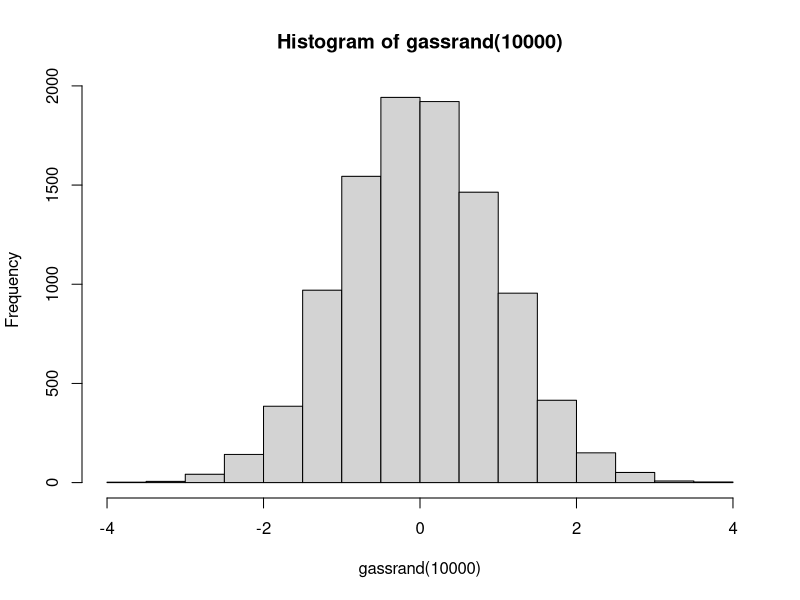
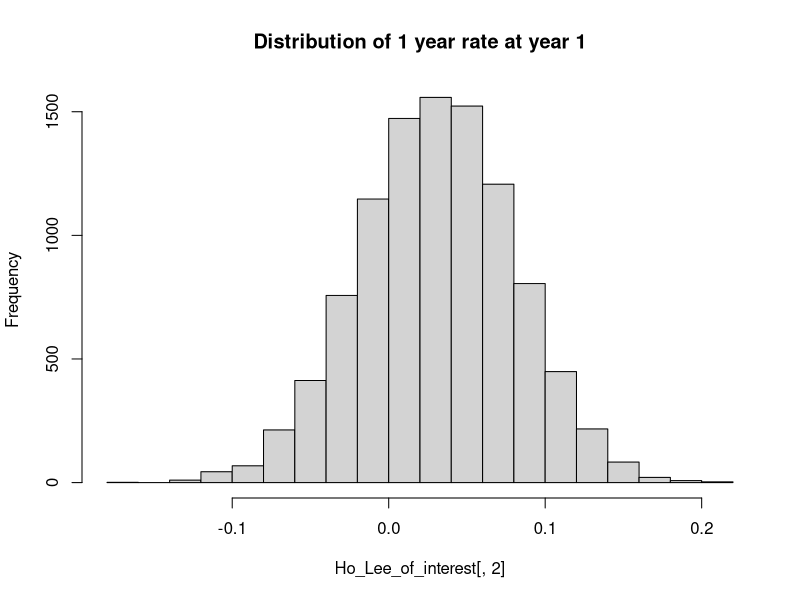
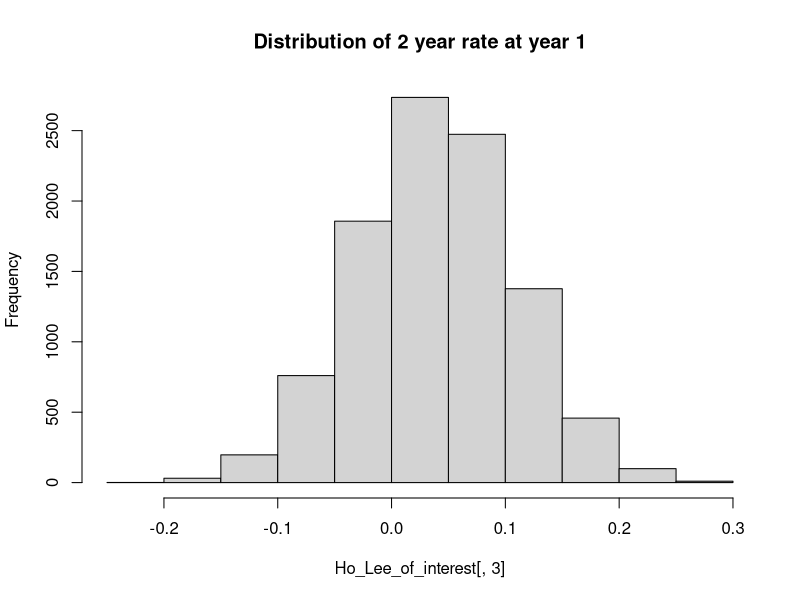
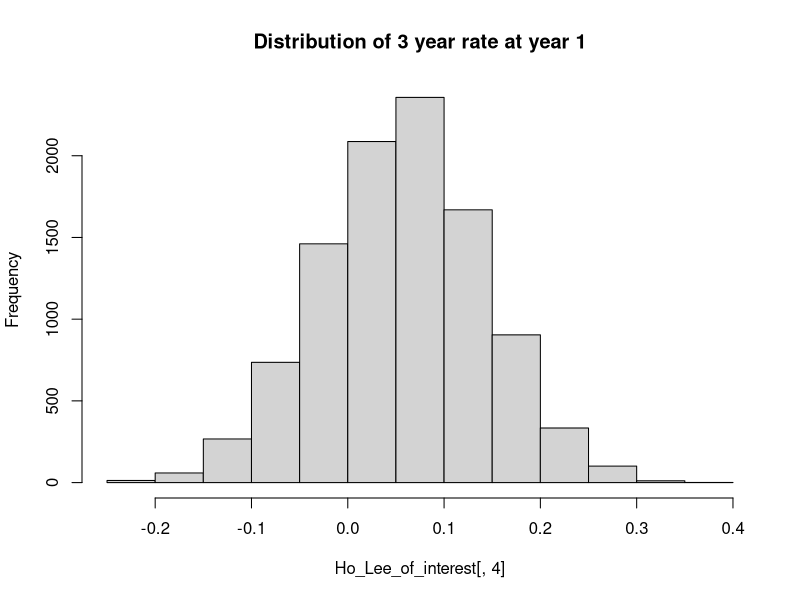
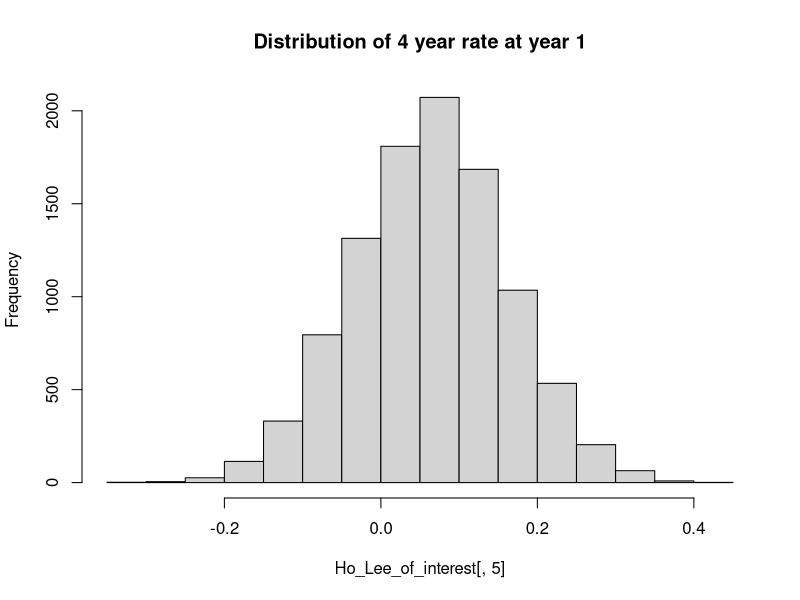
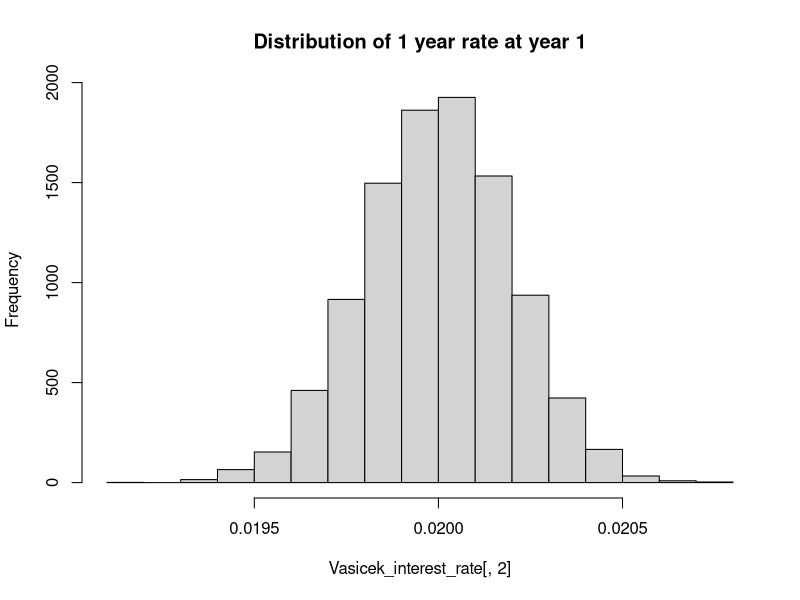
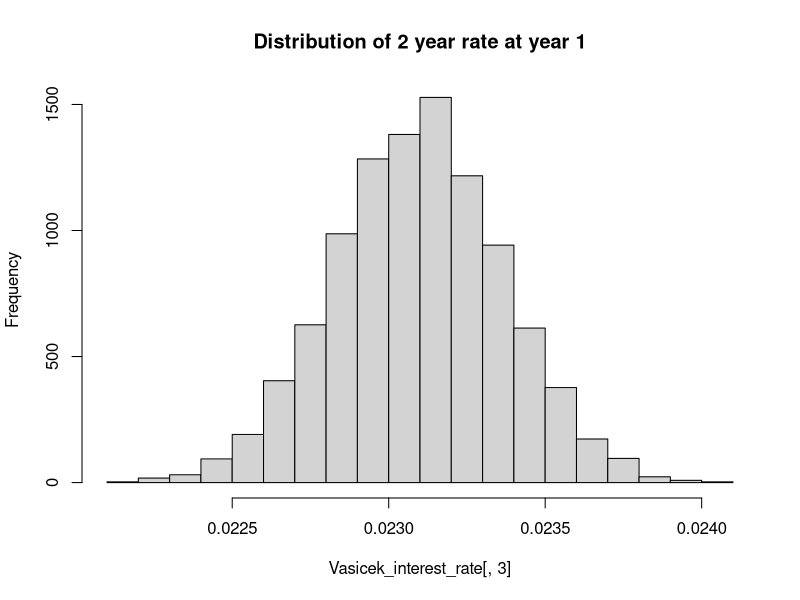
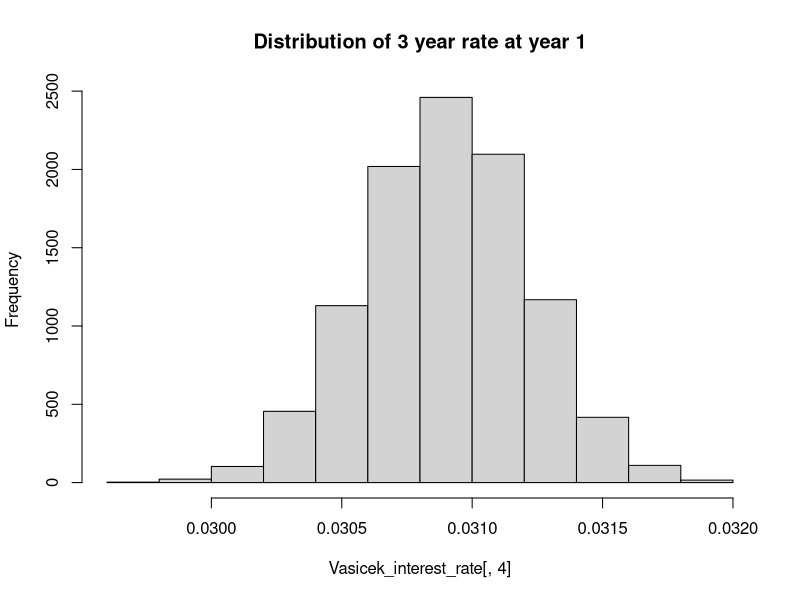

R code for these plots, in order:
## ---- chunk 1
rand2<-function(numran,idum=-1){  
  IM1=2147483563
  IM2=2147483399
  IMM1=IM1-1
  IA1=40014
  IA2=40692
  IQ1=53668
  IQ2=52774
  IR1=12211
  IR2=3791
  NTAB=32
  NDIV=1+IMM1/NTAB
  #make sure that you initializa the generator with a non-positive idum. 
  if(idum>0){idum=-idum}
  
  idum2=123456789
  iv=rep(0,NTAB)
  iy=0
  #real number
  AM=1./IM1
  EPS=1.2e-7
  RNMX=1.-EPS#number very close to 1
  random<-rep(0,numran)
  icount=1
  for(icount in 1:numran){
    if(idum<=0){
      idum<-max(-idum,1)
      idum2=idum
      j=NTAB+8
      while(j>0){
        k<-as.integer(idum/IQ1)
        idum<-IA1*(idum-k*IQ1)-k*IR1
        if(idum<0){
          idum<-idum+IM1
        }
        if(j<33){iv[j]<-idum}
        j<-j-1
      }
      iy<-iv[1]
    }
    k<-as.integer(idum/IQ1)
    idum<-IA1*(idum-k*IQ1)-k*IR1
    if(idum<0){idum<-idum+IM1}
    k<-as.integer(idum2/IQ2)
    idum2=IA2*(idum2-k*IQ2)-k*IR2
    if(idum2<0){idum2<-idum2+IM2}
    j<-1+as.integer(iy/NDIV)
    iy<-iv[j]-idum2
    iv[j]<-idum
    if(iy<1){iy<-iy+IMM1}
    ran2<-min(AM*iy,RNMX)
    random[icount]<-ran2
  }
  return(random)
}
## ---- chunk 2
gassMap<-function(idum){
  #input: idum between 0 and 1
  #output: x,approximation to inverse normal cdf
  a0=2.50662823884
  a1=-18.61500062529
  a2=41.39119773534
  a3=-25.44106049637
  b0=-8.47351093090
  b1=23.08336743743
  b2=-21.06224101826
  b3=3.13082909833
  C<-c(0.3374754822726147,0.9761690190917186,0.1607979714918209
       ,0.0276438810333863,0.0038405729373609,0.0003951896511919
       ,0.0000321767881768,0.0000002888167364,0.0000003960315187)
  
  y<-idum-0.5
  if(abs(y)<0.42){
    r<-y*y
    x<-y*(((a3*r+a2)*r+a1)*r+a0)/((((b3*r+b2)*r+b1)*r+b0)*r+1)
  }
  else{
    r<-idum
    if(y>0){r<-1-idum}
    r<-log(-log(r))
    x<-C[1]+r*(C[2]+r*(C[3]+r*(C[4]+r*(C[5]+r*(C[6]+r*(C[7]+r*(C[8]+r*C[9])))))))
    if(y<0){x<-(-x)}
  }
  return(x)
}
#this is a function that generate normal distributed random number 
gassrand<-function(numran,idum=-1){
  if(idum>0){idum=-idum}
  randnum=rand2(numran,idum)
  gassRand=rep(0,length(randnum))
  for(i in 1:length(randnum)){
    gassRand[i]<-gassMap(randnum[i])
  }
  return(gassRand)
}
hist(gassrand(10000))

## ---- chunk 3
#observed spot rate is:
spot<-c(0.01,0.02,0.025,0.03,0.0325)
#corresponding time of observed spot rate is:
time<-c(1,2,3,4,5)
# the Worth of 1 dollar @ 0,1,2,3,4,5 year at today 
P_t_T<-rep(0,5)
for(i in 1:5){
  P_t_T[i]=1*exp(-spot[i]*i)
}
cat('Present Value of 1 dollar at maturity t=1,2,3,4,5\n')
P_t_T
#forward rate F(0:t1,t2) is:
forward_rate=rep(0,5)
forward_rate[1]=spot[1]
for(i in 2:5){
  forward_rate[i]=log(P_t_T[i-1]/P_t_T[i])/1
}
cat('Implied forward rate oberserved today:\n')
for(i in 1:5){
  cat('time',i-1,'~time',i,' : ',forward_rate[i],'\n')
}
## ---- chunk 4
#Bond info:
FV=100    #face value
C=0.06*FV #coupon payment
PV_C1=C*exp(-spot[1])
PV_C2=C*exp(-spot[1]-forward_rate[2])
PV_C3=C*exp(-spot[1]-forward_rate[2]-forward_rate[3])
PV_C4=C*exp(-spot[1]-forward_rate[2]-forward_rate[3]-forward_rate[4])
PV_C5=C*exp(-spot[1]-forward_rate[2]-forward_rate[3]-forward_rate[4]-forward_rate[5])
PV_FV=FV*exp(-spot[1]-forward_rate[2]-forward_rate[3]-forward_rate[4]-forward_rate[5])
PV_Bond=PV_C1+PV_C2+PV_C3+PV_C4+PV_C5+PV_FV
PV_Bond
## ---- chunk 5
Ho_Lee_interest<-function(num_grid,path_num,vol,r0,forward){
  #generate random number
  randomwalk<-gassrand(num_grid*path_num,0)
  
  randomwalk<-t(matrix(data=randomwalk,nrow = num_grid, ncol = path_num,byrow = FALSE,dimnames = NULL))
  
  interest_path<-matrix(data = 0, nrow = path_num, ncol = num_grid+1, byrow = FALSE,dimnames = NULL)
  
  delta_T=1
  #simulate stock path
  interest_path[,1]<-rep(r0, path_num)
  for(i in 1:path_num){
    for(j in 1:num_grid){
      interest_path[i,j+1]=interest_path[i,j]+(forward[j+1]-forward[j])+0.5*vol*vol*((j)^2-(j-1)^2)+vol*sqrt(delta_T)*randomwalk[i,j]
    }
  }
  return(interest_path)
}

sigma <- 0.05
num_grid<-4
path_num<-10000
Ho_Lee_of_interest<-Ho_Lee_interest(num_grid,path_num,sigma,spot[1],forward_rate)
cat('Implied forward rate oberserved today:\n')
for(i in 1:4){
  cat('time',i,'~time',i+1,' : ',forward_rate[i],'\n')
}
cat('Expeacted Value of  1 year rate at year 1:',mean(Ho_Lee_of_interest[,2]),'\n')
cat('Expeacted Value of  2 year rate at year 1:',mean(Ho_Lee_of_interest[,3]),'\n')
cat('Expeacted Value of  3 year rate at year 1:',mean(Ho_Lee_of_interest[,4]),'\n')
cat('Expeacted Value of  4 year rate at year 1:',mean(Ho_Lee_of_interest[,5]),'\n')

hist(Ho_Lee_of_interest[,2],main='Distribution of 1 year rate at year 1')
hist(Ho_Lee_of_interest[,3],main='Distribution of 2 year rate at year 1')
hist(Ho_Lee_of_interest[,4],main='Distribution of 3 year rate at year 1')
hist(Ho_Lee_of_interest[,5],main='Distribution of 4 year rate at year 1')
###
## ---- chunk 6
K=100 #strike price
bond_price<-rep(0,path_num)
call_option_value<-rep(0,path_num)
for(i in 1:path_num){
  for(j in 2:num_grid)
    bond_price[i]= bond_price[i]+C*exp(-Ho_Lee_of_interest[i,j])
    if(j==num_grid){
      bond_price[i]=bond_price[i]+FV*exp(-Ho_Lee_of_interest[i,j])
    }
  call_option_value[i]<-max(bond_price[i]-K,0)
}
Call_price<-mean(call_option_value)
cat("Call option price for bond is:",Call_price)
## ---- chunk 7
Vasicek_interest<-function(num_grid,path_num,r0,forward,alpha,vol){
  #generate random number
  randomwalk<-gassrand(num_grid*path_num,0)
  
  randomwalk<-t(matrix(data=randomwalk,nrow = num_grid, ncol = path_num,byrow = FALSE,dimnames = NULL))
  
  interest_path<-matrix(data = 0, nrow = path_num, ncol = num_grid+1, byrow = FALSE,dimnames = NULL)
  dt=1
  #simulate stock path
  interest_path[,1]<-rep(0, path_num)
  for(i in 1:path_num){
    for(j in 1:num_grid){
      interest_path[i,j+1]=interest_path[i,j]*exp(-alpha*dt)+(forward[j+1]-forward[j])+vol*vol*(1-exp(-2*alpha*dt))/(2*alpha)*sqrt(dt)*randomwalk[i,j]
    }
  }
  return(interest_path)
}
alpha=0.1
sigma=0.015
num_grid=4
path_num=10000
Vasicek_interest_rate<-Vasicek_interest(num_grid,path_num,spot[1],forward_rate,alpha,sigma)
cat('Implied forward rate oberserved today:\n')
for(i in 1:4){
  cat('time',i,'~time',i+1,' : ',forward_rate[i],'\n')
}
cat('Expeacted Value of  1 year rate at year 1:',mean(Vasicek_interest_rate[,2]),'\n')
cat('Expeacted Value of  2 year rate at year 1:',mean(Vasicek_interest_rate[,3]),'\n')
cat('Expeacted Value of  3 year rate at year 1:',mean(Vasicek_interest_rate[,4]),'\n')
cat('Expeacted Value of  4 year rate at year 1:',mean(Vasicek_interest_rate[,5]),'\n')

hist(Vasicek_interest_rate[,2],main='Distribution of 1 year rate at year 1')
hist(Vasicek_interest_rate[,3],main='Distribution of 2 year rate at year 1')
hist(Vasicek_interest_rate[,4],main='Distribution of 3 year rate at year 1')
hist(Vasicek_interest_rate[,5],main='Distribution of 4 year rate at year 1')
###
## ---- chunk 8
K=100 #strike price
bond_price<-rep(0,path_num)
call_option_value<-rep(0,path_num)
for(i in 1:path_num){
  for(j in 2:num_grid)
    bond_price[i]= bond_price[i]+C*exp(-Vasicek_interest_rate[i,j])
    if(j==num_grid){
      bond_price[i]=bond_price[i]+FV*exp(-Vasicek_interest_rate[i,j])
    }
  call_option_value[i]<-max(bond_price[i]-K,0)
}
Call_price<-mean(call_option_value)
cat("Call option price for bond is:",Call_price)
